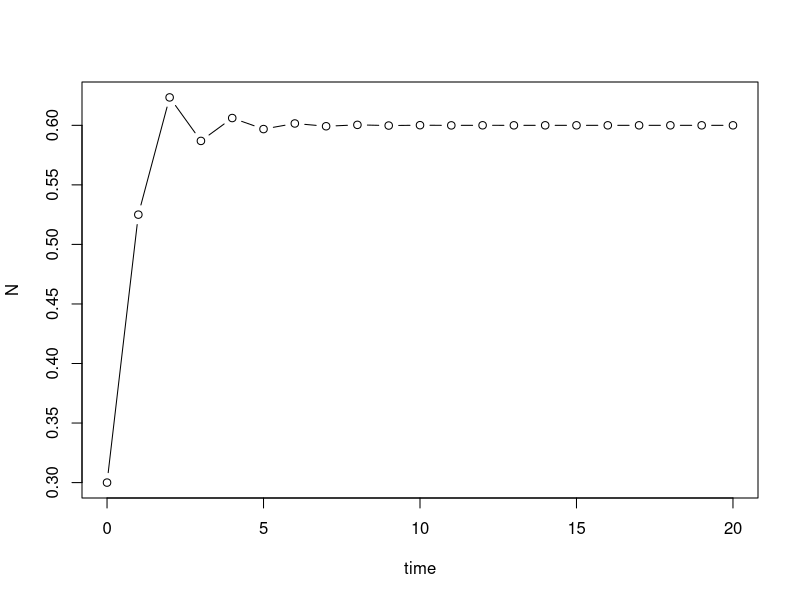

The R source for this figure:
## ---- chunk 1
x = 11:18
x
y = x < 15
y
## ---- chunk 2
x = 1:10
x
y = x < 5
z = x < 7
y
z
y & z
y | z
## ---- chunk 3
y+5
## ---- chunk 4
z = c(1:3,NA)
z
ind = is.na(z)
ind
## ---- chunk 5
x = c(1:10,NA)
x
x == NA
## ---- chunk 6
0/0
## ---- chunk 7
Inf-Inf
## ---- chunk 8
z = c(1:3,NA)
z
y = z[!is.na(z)]
y
## ---- chunk 9
w = (z+1)[(!is.na(z)) & z>1]
w
## ---- chunk 10
x=seq(12,30)
x
x[6]
x[1:10]
## ---- chunk 11
y = x[-(1:5)]
y
## ---- chunk 12
fruit = c(5, 10, 1, 20)
names(fruit) = c("orange", "banana", "apple", "peach")
lunch = fruit[c("apple","orange")]
lunch
## ---- chunk 13
x = c(1, 4, NA, 5, 7, NA, 12)
x
x[is.na(x)] = 0
x
## ---- chunk 14
y = c(-4, 5, 2, -3)
y
y[y < 0] = -y[y < 0]
y
## ---- chunk 15
x = 5

if (x > 3) y = 12
y

## ---- chunk 16
x<-5

if (x > 3 ) { 
    y = 12
    z = 3 
} else {  
    y = 0
    z = 200
} 

y
z

## ---- chunk 17
# Construct a 4x5 matrix
X = array(1:20, dim=c(4,5))
X
## ---- chunk 18
apply(X, 2, sum)
## ---- chunk 19
apply(X, 1, mean)
## ---- chunk 20
x = c(1, 3, 2, 4, 5, 7, 9, 0, 3)

y = rep(0,length(x))  # allocate an object y to hold the answer

for (i in 1:length(x)) {
  y[i] = x[i] + 5
}
y
## ---- chunk 21
y = x + 5
y
## ---- chunk 22
x = c(1, 3, 2, 4, 5, 7, 9, 0, 3)
x

y=rep(0,length(x)-1) # allocate an object y to hold the answer
 
for (i in 1:length(x)-1) {
  y[i] = x[i] + x[i+1] 
}
y

## ---- chunk 23
R = 2.5
initial_N = 0.3
max_time = 20

N = rep(0, max_time + 1)
N[1] = initial_N
for (t in 1:max_time) {
  N[t+1] = R*N[t]*(1 - N[t])
}

times = seq(0,max_time)
plot(times,N,type="b",xlab="time",ylab="N")
